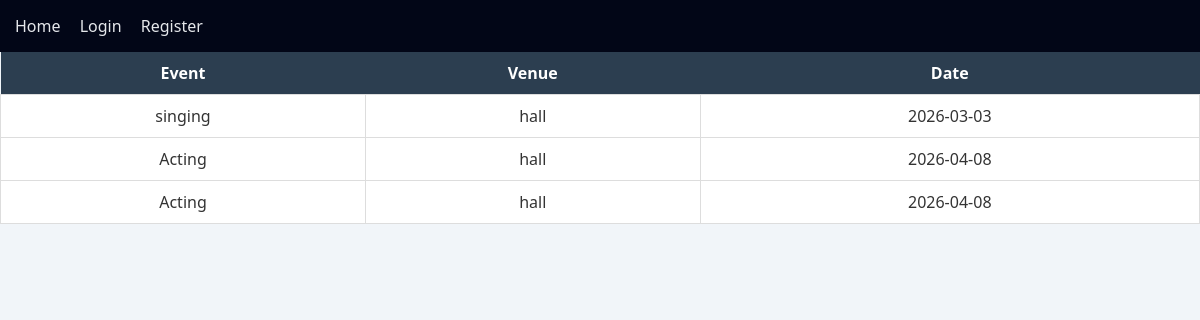
The app's page /my_events.php with its own data.
### tables this page shows
CREATE TABLE `events` (
  `id` int(11) NOT NULL,
  `category_id` int(11) NOT NULL,
  `event_name` varchar(150) NOT NULL,
  `description` text DEFAULT NULL,
  `event_date` date DEFAULT NULL,
  `venue` varchar(100) DEFAULT NULL
);

### my_events.php (the view, shortened to what this page needs)
<?php
include '../config/db.php';
include("../includes/header.php");
include("../includes/navbar.php");
$query = mysqli_query($conn,"
SELECT events.*
FROM registrations
JOIN events ON registrations.event_id = events.id
");
?>
<table class="table">
<tr>
<th>Event</th>
<th>Venue</th>
<th>Date</th>
</tr>
<?php while($row=mysqli_fetch_assoc($query)){ ?>
<tr>
<td><?php echo $row['event_name']; ?></td>
<td><?php echo $row['venue']; ?></td>
<td><?php echo $row['event_date']; ?></td>
</tr>
<?php } ?>
</table>

### style.css (style rules this page uses)
body { margin: 0; font-family: Arial, sans-serif; background: #f4f4f4; }

### admin.css (style rules this page uses)
* { margin:0; padding:0; box-sizing:border-box; font-family:'Segoe UI',sans-serif; }
body { background:#f1f5f9; color:#1e293b; }
table { width:100%; border-collapse:collapse; }
table th { background:#2563eb; color:white; padding:12px; }
table td { padding:12px; border-bottom:1px solid #e2e8f0; text-align:center; }
table { width: 100%; border-collapse: collapse; }
table th { background: #2c3e50; color: white; padding: 10px; }
table td { background: #ffffff; color: #333; padding: 10px; border: 1px solid #ddd; }

### records on screen
events: event_name "singing", venue "hall", event_date "2026-03-03"
events: event_name "Acting", venue "hall", event_date "2026-04-08"
